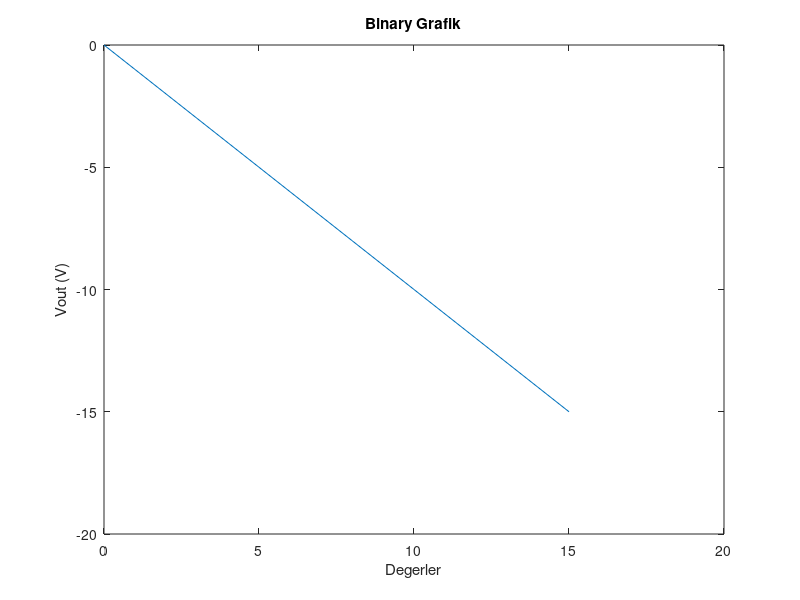

Reproduce this figure in MATLAB.
clear;
close all;
clc;



degerler =[0 1 2 3 4 5 6 7 8 9 10 11 12 13 14 15];
Vout = degerler.*-1
plot(degerler,Vout);
xlabel("Degerler");
ylabel("Vout (V)");
title("Binary Grafik");
